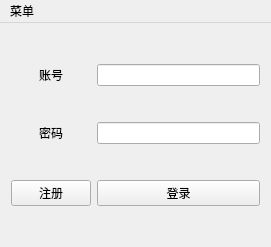
<?xml version="1.0" encoding="UTF-8"?>
<ui version="4.0">
 <class>LoginIn</class>
 <widget class="QMainWindow" name="LoginIn">
  <property name="geometry">
   <rect>
    <x>0</x>
    <y>0</y>
    <width>271</width>
    <height>247</height>
   </rect>
  </property>
  <property name="windowTitle">
   <string>LoginIn</string>
  </property>
  <widget class="QWidget" name="centralWidget">
   <layout class="QGridLayout" name="gridLayout">
    <item row="0" column="0">
     <widget class="QLabel" name="label_2">
      <property name="text">
       <string>账号</string>
      </property>
      <property name="alignment">
       <set>Qt::AlignCenter</set>
      </property>
     </widget>
    </item>
    <item row="0" column="1">
     <widget class="QLineEdit" name="UserName"/>
    </item>
    <item row="1" column="0">
     <widget class="QLabel" name="label">
      <property name="text">
       <string>密码</string>
      </property>
      <property name="alignment">
       <set>Qt::AlignCenter</set>
      </property>
     </widget>
    </item>
    <item row="1" column="1">
     <widget class="QLineEdit" name="PassWord">
      <property name="echoMode">
       <enum>QLineEdit::PasswordEchoOnEdit</enum>
      </property>
     </widget>
    </item>
    <item row="3" column="0">
     <widget class="QPushButton" name="pushButton_Create">
      <property name="text">
       <string>注册</string>
      </property>
     </widget>
    </item>
    <item row="3" column="1">
     <widget class="QPushButton" name="pushButtonLogin">
      <property name="text">
       <string>登录</string>
      </property>
     </widget>
    </item>
   </layout>
  </widget>
  <widget class="QMenuBar" name="menuBar">
   <property name="geometry">
    <rect>
     <x>0</x>
     <y>0</y>
     <width>271</width>
     <height>17</height>
    </rect>
   </property>
   <widget class="QMenu" name="menu">
    <property name="title">
     <string>菜单</string>
    </property>
    <addaction name="actionquit"/>
   </widget>
   <addaction name="menu"/>
  </widget>
  <action name="actionquit">
   <property name="text">
    <string>退出</string>
   </property>
  </action>
 </widget>
 <layoutdefault spacing="6" margin="11"/>
 <resources/>
 <connections>
  <connection>
   <sender>actionquit</sender>
   <signal>triggered()</signal>
   <receiver>LoginIn</receiver>
   <slot>close()</slot>
   <hints>
    <hint type="sourcelabel">
     <x>-1</x>
     <y>-1</y>
    </hint>
    <hint type="destinationlabel">
     <x>135</x>
     <y>150</y>
    </hint>
   </hints>
  </connection>
 </connections>
</ui>
